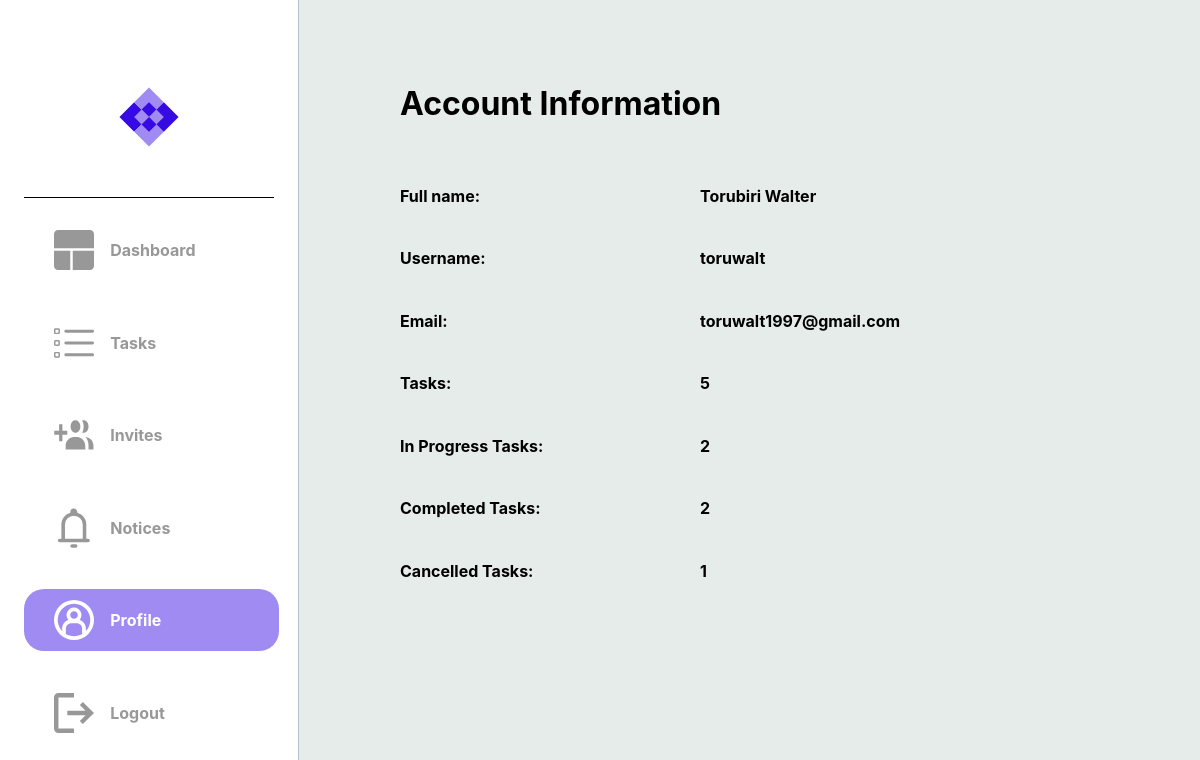
The app's page /profile (signed in) with its own data.
### dotask/models.py (models this page shows)
class User(db.Model, UserMixin):
    __tablename__ = "user"
    id = db.Column(db.Integer, primary_key=True)
    email = db.Column(db.String(50), nullable=False, unique=True)
    password = db.Column(db.String(30), nullable=False)
    username = db.Column(db.String(30), nullable=False, unique=True)
    first_name = db.Column(db.String(30), nullable=False)
    last_name = db.Column(db.String(30), nullable=False)
    assigned_tasks = relationship('Task', secondary=user_task, backref='assigned_to')
    notes = relationship('Notification', secondary=user_notification, backref='notes')

### dotask/routes.py (the view)
@app.route("/profile")
@login_required
def hello_profile():
    try:
        tasks = current_user.tasks
        notices = current_user.notes
        task_counts = {
            'all': len(tasks),
            'in_progress': sum(task.status.name == 'In_Progress' for task in tasks),
            'completed': sum(task.status.name == 'Completed' for task in tasks),
            'cancelled': sum(task.status.name == 'Cancelled' for task in tasks),
        }
        return render_template('profile.html', current_user=current_user,
                              notices=notices, task_counts=task_counts)
    except Exception as e:
        print(f"An error occurred while fetching tasks or notices: {e}")
        return render_template('profile.html', current_user=current_user)

### dotask/routes.py (called while the page is built)
@app.after_request
def after_request(response):
    response.headers["Cache-Control"] = "no-cache, no-store, must-revalidate"
    return response

@login_manager.user_loader
def load_user(user_id):
    return User.query.get(user_id)

### dotask/templates/profile.html (shortened to what this page needs)
{% extends "layout.html" %}
{% block head %}
    <link rel="stylesheet" {% block css_tab_colour %} href="../static/css/profile.css" {% endblock %}/>
{% endblock %}
{% block profile_image_colour %}
            <a class="a3" href="{{ url_for('hello_profile') }}">
            <div id="logos">
                <img class="imgs" src="../static/svg/profile_active.svg">
                <h4 class="sidebar-text">Profile</h4>
            </div>
            </a>
{% endblock profile_image_colour %}
{% block tasks %}
    {% if current_user %}
    <h1>Account Information</h1>
    <br>
    <div class="shifts">
        <div><h4>
            Full name:
        </h4></div>
        <div><h4>
            {{ current_user.last_name }} {{ current_user.first_name }}
        </h4></div>
    </div>
    <div class="shifts">
        <div><h4>
            Username:
        </h4></div>
        <div><h4>
            {{ current_user.username }}
        </h4></div>
    </div>
    <div class="shifts">
        <div><h4>
            Email:
        </h4></div>
        <div><h4>
            {{ current_user.email }}
        </h4></div>
    </div>
    {% endif %}
    {% if task_counts.all > 0 %}
    <div class="shifts click">
        <div><h4>
            Tasks:
        </h4></div>
        <a href="{{ url_for('hello_tasks') }}">
            <div>
                <h4>{{ task_counts.all }} </h4>
            </div>
        </a>
    </div>
    {% endif %}
    {% if task_counts.in_progress > 0 %}
    <div class="shifts click">
        <div><h4>
            In Progress Tasks:
        </h4></div>
        <a href="{{ url_for('hello_in_process_tasks') }}">
            <div>
                <h4>{{ task_counts.in_progress }} </h4>
            </div>
        </a>
    </div>
    {% endif %}
    {% if task_counts.completed > 0 %}
    <div class="shifts click">
        <div><h4>
            Completed Tasks:
        </h4></div>
        <a href="{{ url_for('hello_completed_tasks') }}">
            <div>
                <h4>{{ task_counts.completed }}</h4>
            </div>
        </a>
    </div>
    {% endif %}
    {% if task_counts.cancelled > 0 %}
    <div class="shifts click">
        <div><h4>
            Cancelled Tasks:
        </h4></div>
        <a href="{{ url_for('hello_cancelled_tasks') }}">
        <div>
            <h4>{{ task_counts.cancelled }}</h4>
        </div>
    </div>
    {% endif %}
{% endblock tasks %}

### dotask/static/css/layout.css (style rules this page uses)
@media (min-width: 768px) { body { margin: auto; padding-bottom: 10vh; background-color: #E5ECEA; display: flex; font-family: inter; } }
@media (min-width: 768px) { a { text-decoration: none; color: black; } }
@media (min-width: 768px) { .sidebar > div > a { width: 90%; text-decoration: none; } }
@media (min-width: 768px) { .sidebar > div > a > div { width: 100%; height: 10%; padding-left: 30px; margin: 5% auto; border-radius: 20px; } }
@media (min-width: 768px) { #logos { width: 100%; display: grid; grid-template-columns: 1fr 3fr; align-items: center; } }
@media (min-width: 768px) { .sidebar-text { color: #989898; font-size: 1rem; } }
@media (min-width: 768px) { .imgs { height: 40px; width: 40px; } }

### dotask/static/css/profile.css (style rules this page uses)
@media (min-width: 768px) { .a3 > div { background-color: #A08BF2; width: 100%; height: 10%; padding-left: 30px; margin: 5% auto; border-radius: 20px; color: white; } }
@media (min-width: 768px) { h1 { margin-top: 10%; } }
@media (min-width: 768px) { .a3 > div > h4 { color: white; } }
@media (min-width: 768px) { .a3 > div > img { fill: #FFFFFF; } }
@media (min-width: 768px) { .shifts { width: 100%; display: flex; } }
@media (min-width: 768px) { .shifts > div:nth-child(1) { width: 50%; } }
@media (min-width: 768px) { .click { cursor: pointer; } }

### records on screen
User: last_name "Torubiri", first_name "Walter", username "toruwalt", email "toruwalt1997@gmail.com"

### other values on screen
{{ task_counts.all }} "5"
{{ task_counts.in_progress }} "2"
{{ task_counts.completed }} "2"
{{ task_counts.cancelled }} "1"
